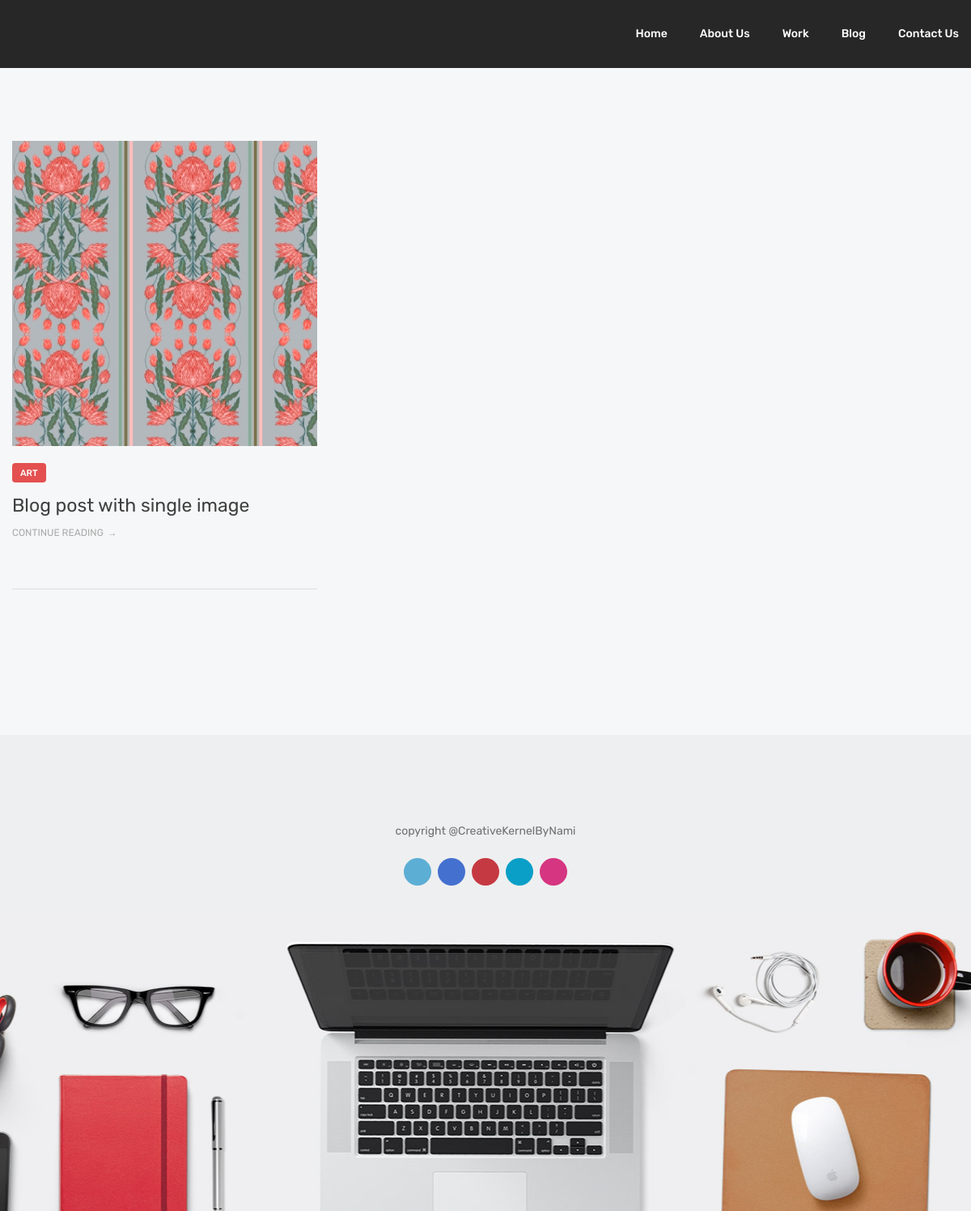
Page /blog on the committed database.
### My_Portfolio/models.py (models this page shows, shortened)
class Blog(models.Model):
    title=models.CharField(max_length=100,null=True)
    img=models.FileField(max_length=100,null=True)
    video=models.FileField(null=True,blank=True)
    short_description=models.TextField(null=True)
    long_description=models.TextField(null=True)

### My_Portfolio/views.py (the view)
# urls.py: path('blog', blog, name='blog'),
def blog(request):
    blogdata=Blog.objects.all()
    d={"blogdata":blogdata}
    return render(request,'blog.html',d)

### My_Portfolio/templates/blog.html (shortened to what this page needs)
<!DOCTYPE html>
<html lang="en">
<head>
    {% load static %}
<link rel="stylesheet" type="text/css" href="{% static 'style/css/bootstrap.min.css' %}">
<link rel="stylesheet" type="text/css" href="{% static 'style/css/plugins.css' %}">
<link rel="stylesheet" type="text/css" href="{% static 'style/revolution/css/settings.css' %}">
<link rel="stylesheet" type="text/css" href="{% static 'style/revolution/css/layers.css' %}">
<link rel="stylesheet" type="text/css" href="{% static 'style/revolution/css/navigation.css' %}">
<link rel="stylesheet" type="text/css" href="{% static 'style/type/icons.css' %}">
<link rel="stylesheet" type="text/css" href="{% static 'style/css/style.css' %}">
<link rel="stylesheet" type="text/css" href="{% static 'style/css/color/blue.css' %}">
</head>
<body class="onepage" data-spy="scroll" data-target=".navbar">
<div class="content-wrapper">
  <nav class="navbar dark-wrapper inverse-text">
    <div class="container">
      <div class="flex-it">
        <div class="navbar-header">
          <div class="navbar-brand"><a href="index2.html"><img src="{% static 'style/images/dummy.png' %}"  alt="" /></a></div>
        </div>
        <div class="navbar-collapse collapse">
          <ul class="nav navbar-nav">
            <li><a href="{% url 'home' %}" class="scroll">Home</a> </li>
            <li><a href="{% url 'about' %}" class="scroll">About Us</a> </li>
            <li><a href="{% url 'work' 'all' %}" class="scroll">Work</a> </li>
            <li><a href="{% url 'blog' %}" class="scroll">Blog</a> </li>
            <li><a href="{% url 'contact' %}" class="scroll">Contact Us</a> </li>
          </ul>
        </div>
      </div>
    </div>
  </nav>
</div>
  <div class="wrapper light-wrapper">
    <div class="container inner">
      <div class="tiles tiles-m">
             <div class="isotope row grid-1">
      {% for i in blogdata %}
       <div class="item grid-sizer col-sm-6 col-md-4 web">
      <div class="row">
          <div class="blog classic-view">
            <div class="post">
              <figure class="overlay overlay1"><a href="{% url 'blog_detail' i.id %}"></a><img src="{{i.img.url}}" height="100" width="250" alt="" />
              </figure>
              <span class="category"><a href="{% url 'blog_detail' i.id %}" class="label bg-red">{{i.title}}</a></span>
              <div class="post-content">
                <h2 class="post-title"><a href="blog-post.html">Blog post with single image</a></h2>
                <a href="{% url 'blog_detail' i.id %}" class="more">Continue reading</a> </div>
            </div>
            <hr />
          </div>
      </div>
    </div>
      {% endfor %}
               </div>
      </div>
 </div>
</div>
<footer class="gray-wrapper footer-bg footer-bg3">
  <div class="sub-footer">
    <div class="container inner pt-60 pb-30 text-center"> <img src="#" srcset="style/images/logo.png 1x, style/images/logo@2x.png 2x" alt="" />
      <div class="space20"></div>
      <p>copyright @CreativeKernelByNami</p>
      <div class="space20"></div>
      <ul class="social social-bg social-s">
        <li><a href="#"><i class="et-twitter"></i></a></li>
        <li><a href="#"><i class="et-facebook"></i></a></li>
        <li><a href="#"><i class="et-pinterest"></i></a></li>
        <li><a href="#"><i class="et-vimeo"></i></a></li>
        <li><a href="#"><i class="et-instagram"></i></a></li>
      </ul>
    </div>
  </div>
</footer>
</body>
</html>

### My_Portfolio/static/style/css/color/blue.css (style rules this page uses)
a { color: #4c98c9; }

### rows in the picture
Blog: img (picture), title "ART"
